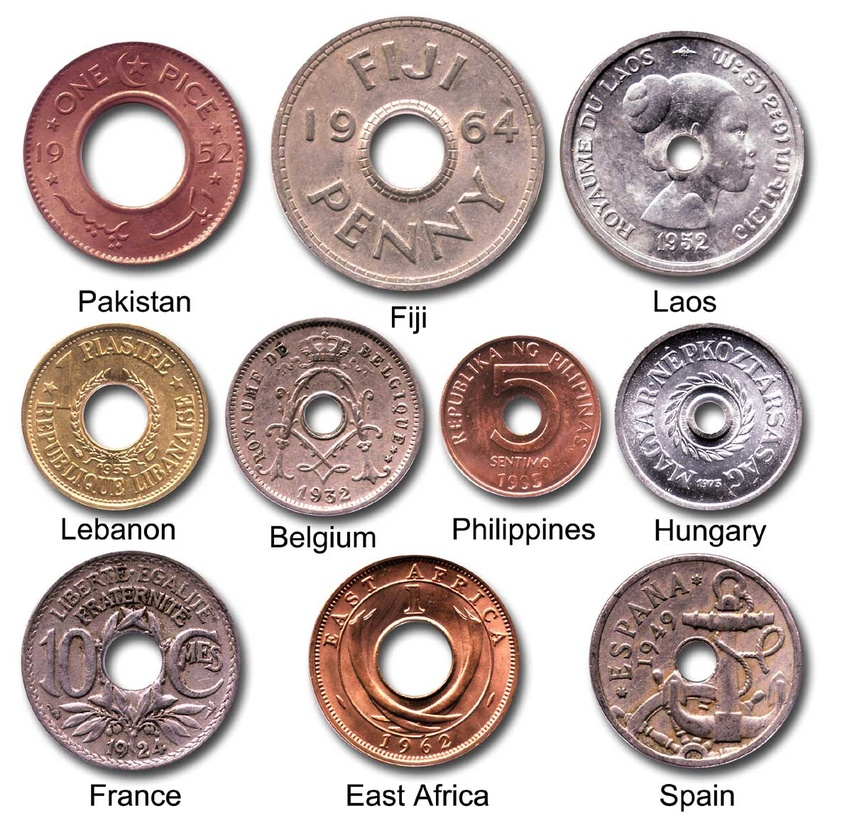
#> input picture 2/coins3.jpg, 852 x 828 px, shrunk from 1200 x 1166 before the run
$ python cvis33F.py --image coins3.jpg   (Python 2 division)
#> lines starting #> are read from the running program, lines starting #| are printed output that depends on the picture
# Bilateral blur
# preserves edges, while still reducing noise
# only pixels with similar intensity are included in the computation of blur

import cv2
import numpy as np
import argparse

file_name = "photo.png"
ap = argparse.ArgumentParser()
ap.add_argument("-i", "--image", required = False, help = "Path to the image")
args = vars(ap.parse_args())
print args
if args['image']==None:
    args['image'] = file_name

img = cv2.imread(args['image'])
#> img is the input picture: shape (828, 852, 3); mean B, G, R 180.2, 183.2, 197.6

# parameters: image, neighbourhood diameter, color sigma, space sigma-subject to similarity of color
bilat1 = np.hstack([img, cv2.bilateralFilter(img, 7,21,21)])
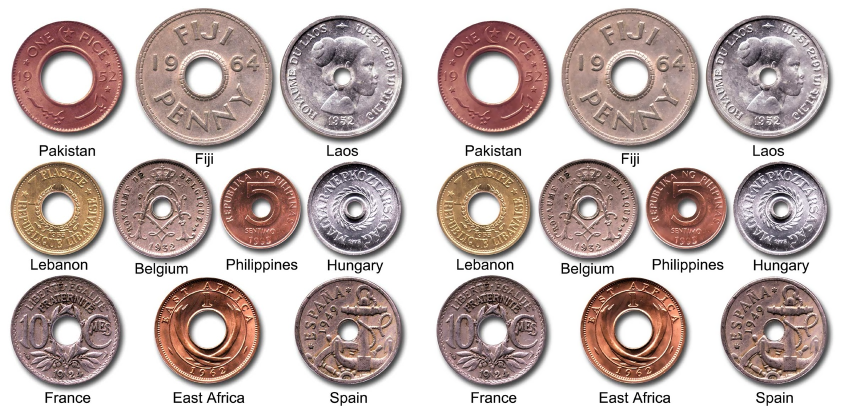
#> bilat1: shape (828, 1704, 3) (shown at 1/2 size); mean B, G, R 180.3, 183.2, 197.6
bilat2 = np.hstack([cv2.bilateralFilter(img, 9, 31,31), cv2.bilateralFilter(img, 11,41,41)])
cv2.imshow("Bilateral Blur", np.vstack([bilat1, bilat2]))
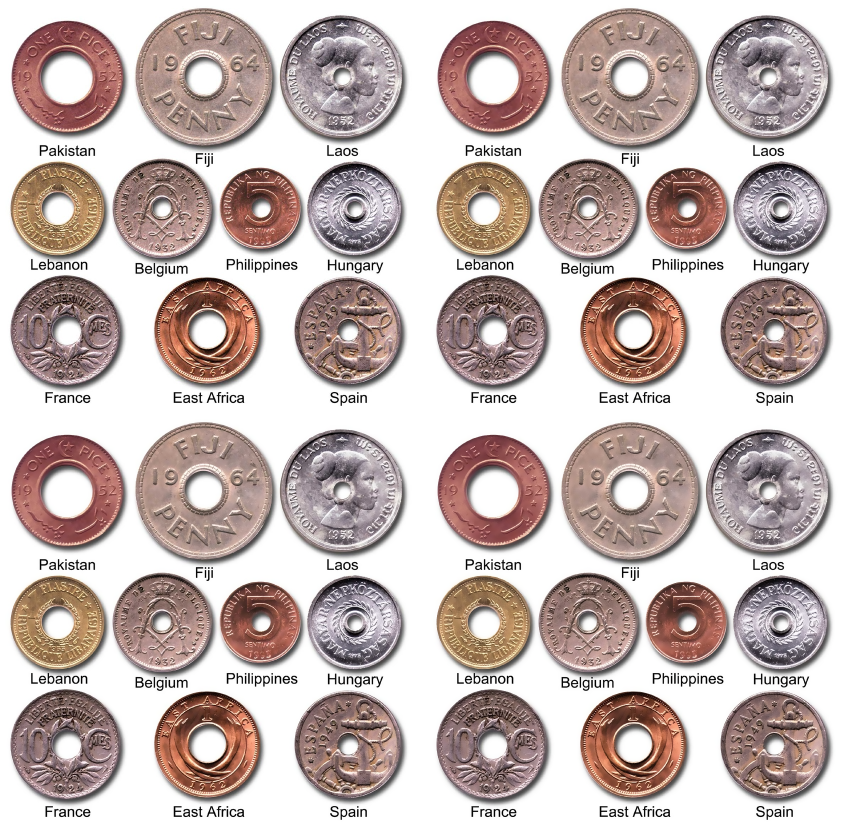
#> window 'Bilateral Blur': shape (1656, 1704, 3) (shown at 1/2 size); mean B, G, R 180.3, 183.2, 197.6

cv2.waitKey(0)
cv2.destroyAllWindows()
